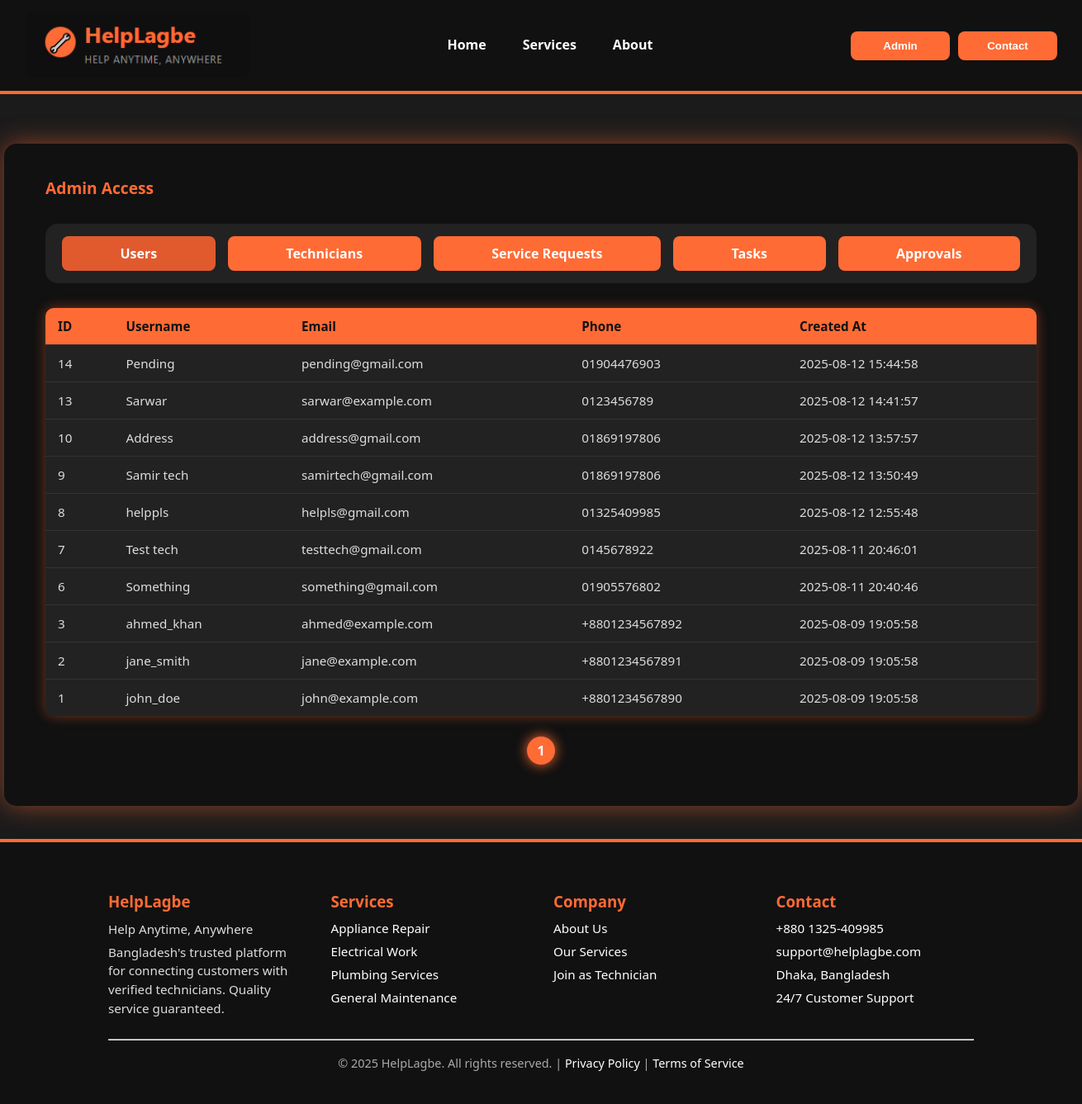
Before: /admindash.php with the older database file.
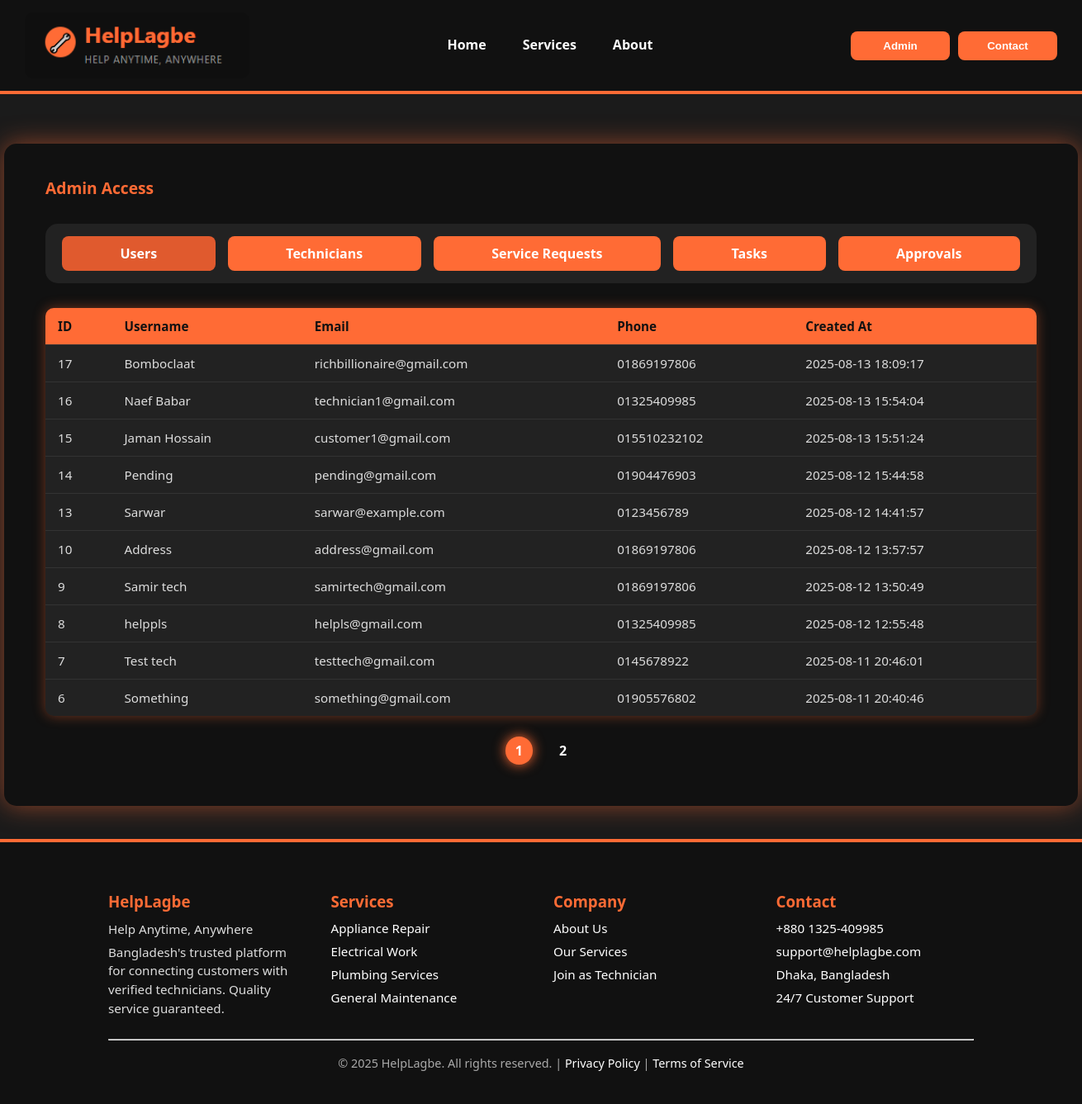
After: the same page with the newer database file.
### tables this page shows
CREATE TABLE `users` (
  `user_id` int(11) NOT NULL,
  `username` varchar(255) NOT NULL,
  `email` varchar(255) NOT NULL,
  `phone_no` varchar(20) DEFAULT NULL,
  `password` varchar(255) NOT NULL,
  `address` text DEFAULT NULL,
  `Image` varchar(255) DEFAULT NULL,
  `admin_id` int(11) DEFAULT NULL,
  `created_at` timestamp NOT NULL DEFAULT current_timestamp(),
  `updated_at` timestamp NOT NULL DEFAULT current_timestamp() ON UPDATE current_timestamp()
);

### admindash.php (the view, shortened to what this page needs)
<?php
require 'db.php';
$perPage = 10;
$page = isset($_GET['page']) ? max(1, (int) $_GET['page']) : 1;
$offset = ($page - 1) * $perPage;
$allowed_tabs = ['users', 'technicians', 'requests', 'tasks', 'approvals'];
$tab = isset($_GET['tab']) && in_array($_GET['tab'], $allowed_tabs) ? $_GET['tab'] : 'users';
function getCount($conn, $sql)
{
  $res = $conn->query($sql);
  if ($res && $row = $res->fetch_assoc()) {
    return (int) $row['count'];
  }
  return 0;
}
function getTotalPages($conn, $countSql, $perPage)
{
  $totalItems = getCount($conn, $countSql);
  return ceil($totalItems / $perPage);
}
?>
<!DOCTYPE html>
<html lang="en">
<head>
</head>
<body>
  <header>
    <div class="logo">
      <img src="logo.png" alt="HelpLagbe Logo" />
    </div>
    <nav>
      <a href="homepage.html">Home</a>
      <a href="#services">Services</a>
      <a href="#about">About</a>
    </nav>
    <div style="display:flex; gap:10px;">
      <button class="btn" onclick="location.href='admin.html'">Admin</button>
      <button class="btn"
        onclick="document.getElementById('contact').scrollIntoView({behavior:'smooth'})">Contact</button>
    </div>
  </header>
  <div class="container">
    <div class="admin-access">Admin Access</div>
    <div class="buttons-box">
      <a href="?tab=users" class="btn"
        style="background-color: <?= $tab === 'users' ? '#e05a2e' : '#ff6b35' ?>;">Users</a>
      <a href="?tab=technicians" class="btn"
        style="background-color: <?= $tab === 'technicians' ? '#e05a2e' : '#ff6b35' ?>;">Technicians</a>
      <a href="?tab=requests" class="btn"
        style="background-color: <?= $tab === 'requests' ? '#e05a2e' : '#ff6b35' ?>;">Service Requests</a>
      <a href="?tab=tasks" class="btn"
        style="background-color: <?= $tab === 'tasks' ? '#e05a2e' : '#ff6b35' ?>;">Tasks</a>
      <a href="?tab=approvals" class="btn"
        style="background-color: <?= $tab === 'approvals' ? '#e05a2e' : '#ff6b35' ?>;">Approvals</a>
    </div>
    <?php if ($tab === 'users'):
      $totalPages = getTotalPages($conn, "SELECT COUNT(*) AS count FROM users", $perPage);
      $result = $conn->query("SELECT user_id, username, email, phone_no, created_at FROM users ORDER BY created_at DESC LIMIT $perPage OFFSET $offset");
      ?>
      <table>
        <thead>
          <tr>
            <th>ID</th>
            <th>Username</th>
            <th>Email</th>
            <th>Phone</th>
            <th>Created At</th>
          </tr>
        </thead>
        <tbody>
          <?php while ($row = $result->fetch_assoc()): ?>
            <tr>
              <td><?= $row['user_id'] ?></td>
              <td><?= htmlspecialchars($row['username']) ?></td>
              <td><?= htmlspecialchars($row['email']) ?></td>
              <td><?= htmlspecialchars($row['phone_no']) ?></td>
              <td><?= $row['created_at'] ?></td>
            </tr>
          <?php endwhile; ?>
        </tbody>
      </table>
      <div class="pagination">
        <?php for ($i = 1; $i <= $totalPages; $i++): ?>
          <a href="?tab=users&page=<?= $i ?>" class="<?= $i == $page ? 'active' : '' ?>"><?= $i ?></a>
        <?php endfor; ?>
      </div>
    <?php endif; ?>
  </div>
  <footer id="contact">
    <div class="footer-top">
      <div>
        <h3>HelpLagbe</h3>
        <p>Help Anytime, Anywhere</p>
        <p>Bangladesh's trusted platform for connecting customers with verified technicians. Quality service guaranteed.
        </p>
      </div>
      <div>
        <h3>Services</h3>
        <ul>
          <li>Appliance Repair</li>
          <li>Electrical Work</li>
          <li>Plumbing Services</li>
          <li>General Maintenance</li>
        </ul>
      </div>
      <div>
        <h3>Company</h3>
        <ul>
          <li><a href="#">About Us</a></li>
          <li><a href="#">Our Services</a></li>
          <li><a href="#">Join as Technician</a></li>
        </ul>
      </div>
      <div>
        <h3>Contact</h3>
        <ul>
          <li>+880 1325-409985</li>
          <li>support@helplagbe.com</li>
          <li>Dhaka, Bangladesh</li>
          <li>24/7 Customer Support</li>
        </ul>
      </div>
    </div>
    <hr />
    <div class="footer-bottom">
      © <?php echo date('Y'); ?> HelpLagbe. All rights reserved. |
      <a href="#">Privacy Policy</a> |
      <a href="#">Terms of Service</a>
    </div>
  </footer>
</body>
</html>

### admindash.php (style rules this page uses)
body { margin: 0; font-family: "Segoe UI", Tahoma, Geneva, Verdana, sans-serif; background-color: #1b1b1b; color: white; min-height: 100vh; display: flex; flex-direction: column; }
a { text-decoration: none; color: white; transition: color 0.3s; }
nav a { font-weight: 600; font-size: 1rem; color: white; padding: 8px 12px; border-radius: 6px; transition: color 0.3s; background-color: transparent !important; box-shadow: none !important; border-bottom: 3px solid transparent; }
img { max-width: 100%; height: auto; border-radius: 10px; }
header { display: flex; align-items: center; justify-content: space-between; background-color: #111; padding: 15px 30px; position: sticky; top: 0; z-index: 100; border-bottom: 4px solid #ff6b35; }
.logo { display: flex; align-items: center; }
.logo img { height: 80px; }
nav { display: flex; gap: 20px; }
.container { background-color: #111; border-radius: 15px; padding: 40px 50px 50px; width: 1200px; margin: 60px auto 40px; box-shadow: 0 0 30px rgba(255, 107, 53, 0.5); min-height: 650px; display: flex; flex-direction: column; }
.admin-access { font-weight: 700; font-size: 1.2rem; color: #ff6b35; margin-bottom: 30px; user-select: none; }
.buttons-box { background-color: #222; border-radius: 15px; padding: 15px 20px; margin-bottom: 30px; display: flex; gap: 15px; flex-wrap: wrap; }
.btn { background-color: #ff6b35; border: none; padding: 10px 22px; color: white; cursor: pointer; font-weight: 700; border-radius: 8px; transition: background-color 0.3s ease; user-select: none; flex-grow: 1; text-align: center; min-width: 120px; }
table { width: 100%; border-collapse: collapse; font-size: 0.95rem; border-radius: 10px; overflow: hidden; box-shadow: 0 0 15px rgba(255, 107, 53, 0.4); background-color: #222; }
th, td { padding: 12px 15px; border-bottom: 1px solid #333; color: #ddd; text-align: left; }
th { background-color: #ff6b35; color: #111; font-weight: 700; }
tr:last-child td { border-bottom: none; }
.pagination { margin-top: 25px; text-align: center; user-select: none; }
.pagination a { color: white; margin: 0 8px; font-weight: 600; text-decoration: none; font-size: 1rem; padding: 6px 12px; border-radius: 50px; transition: background-color 0.3s ease, color 0.3s ease; background-color: transparent; box-shadow: none; display: inline-block; }
.pagination a.active, .pagination a:hover { color: white; background-color: #ff6b35; box-shadow: 0 0 15px #ff6b35; text-decoration: none; }
footer { background-color: #111; padding: 40px 10%; color: white; border-top: 4px solid #ff6b35; }
.footer-top { display: grid; grid-template-columns: repeat(auto-fit, minmax(200px, 1fr)); gap: 30px; text-align: left; margin-bottom: 20px; }
footer h3 { color: #ff6b35; margin-bottom: 10px; }
footer p { line-height: 1.5; font-size: 0.95rem; color: #ddd; margin: 5px 0; }
footer ul { list-style: none; padding: 0; margin: 0; }
footer ul li { margin: 8px 0; color: white; font-size: 0.95rem; }
footer ul li a { color: white; font-size: 0.95rem; }
.footer-bottom { text-align: center; padding-top: 10px; font-size: 0.9rem; color: #aaa; }

Changed rows visible on the page:
no longer on this page (row unchanged): users: user_id "3", username "ahmed_khan", email "ahmed@example.com", phone_no "+8801234567892", created_at "2025-08-09 19:05:58"
no longer on this page (row unchanged): users: user_id "2", username "jane_smith", email "jane@example.com", phone_no "+8801234567891", created_at "2025-08-09 19:05:58"
no longer on this page (row unchanged): users: user_id "1", username "john_doe", email "john@example.com", phone_no "+8801234567890", created_at "2025-08-09 19:05:58"
added users: user_id "17", username "Bomboclaat", email "richbillionaire@gmail.com", phone_no "01869197806", created_at "2025-08-13 18:09:17"
added users: user_id "16", username "Naef Babar", email "technician1@gmail.com", phone_no "01325409985", created_at "2025-08-13 15:54:04"
added users: user_id "15", username "Jaman Hossain", email "customer1@gmail.com", phone_no "015510232102", created_at "2025-08-13 15:51:24"
Other visible differences:
new list line: "2"
